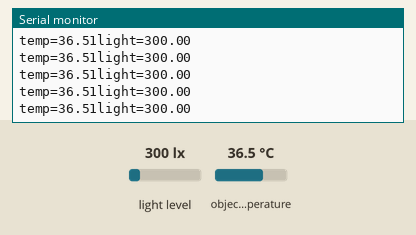
Simulated run of this sketch. Board: Arduino Uno, built with avr-gcc and run on an emulated ATmega328P. Shown: the last lines printed to the serial monitor. The inputs (shaded band) are chosen by the test bench; at power-on: light level 300 lx, object temperature 36.5 °C.

Above: at 1.2 s.
1.3 s: light level set to 1000 lx
At 2.2 s:
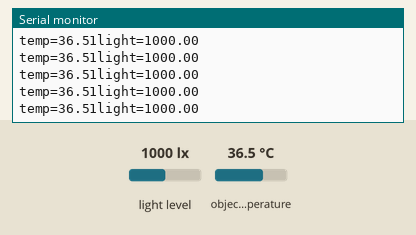
4.3 s: object temperature set to 20 °C
At 4.9 s:
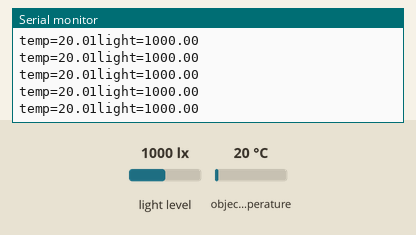
5.8 s: light level set to 40 lx
At 6.5 s:
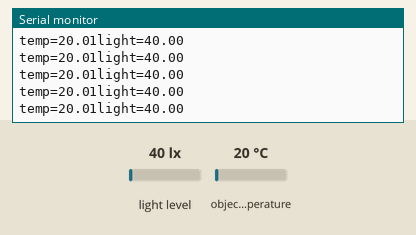
8.8 s: light level set to 1500 lx
At 9.8 s:
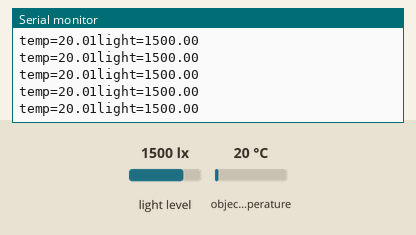
11.8 s: light level set to 500 lx
At 12.6 s:
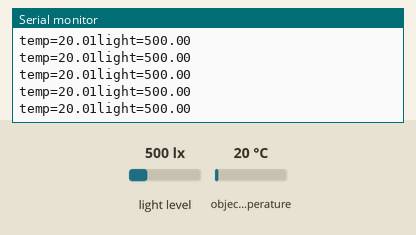
Timing chart, 0 to 14.8 s (numbered marks = the images above; inputs shaded):
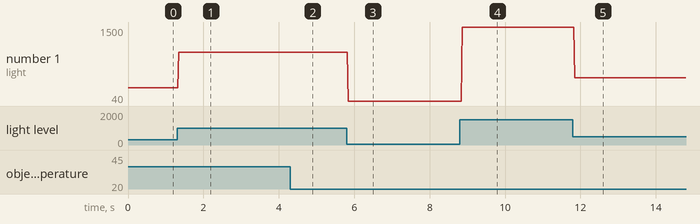

The sketch:

ir_and_light_i2c.ino
```cpp
#include <Adafruit_MLX90614.h>
Adafruit_MLX90614 mlx = Adafruit_MLX90614();
#include <Wire.h>
#include <Adafruit_Sensor.h>
#include <Adafruit_TSL2561_U.h>
Adafruit_TSL2561_Unified tsl = Adafruit_TSL2561_Unified(TSL2561_ADDR_FLOAT, 12345);

void setup() {
  Serial.begin(9600);
  mlx.begin();
  tsl.begin();
  tsl.enableAutoRange(true);
  tsl.setIntegrationTime(TSL2561_INTEGRATIONTIME_13MS);

}

void loop() {
  Serial.print("temp=");
  Serial.print(mlx.readObjectTempC());
  Serial.print("light=");
  sensors_event_t event;
  tsl.getEvent(&event);
  Serial.println(event.light);


}
```

Measured:
- after the input at 1.3 s, the serial monitor: prints a new line after 0.05 s (image 1)
- after the input at 4.3 s, the serial monitor: prints a new line after 0.06 s (image 2)
- after the input at 5.8 s, the serial monitor: prints a new line after 0.05 s (image 3)
- after the input at 8.8 s, the serial monitor: prints a new line after 0.06 s (image 4)
- after the input at 11.8 s, the serial monitor: prints a new line after 0.05 s (image 5)
- plotted number 1: 300 → 1000 after the input at 1.3 s, 1000 → 40 after the input at 5.8 s, 40 → 1500 after the input at 8.8 s, 1500 → 500 after the input at 11.8 s
